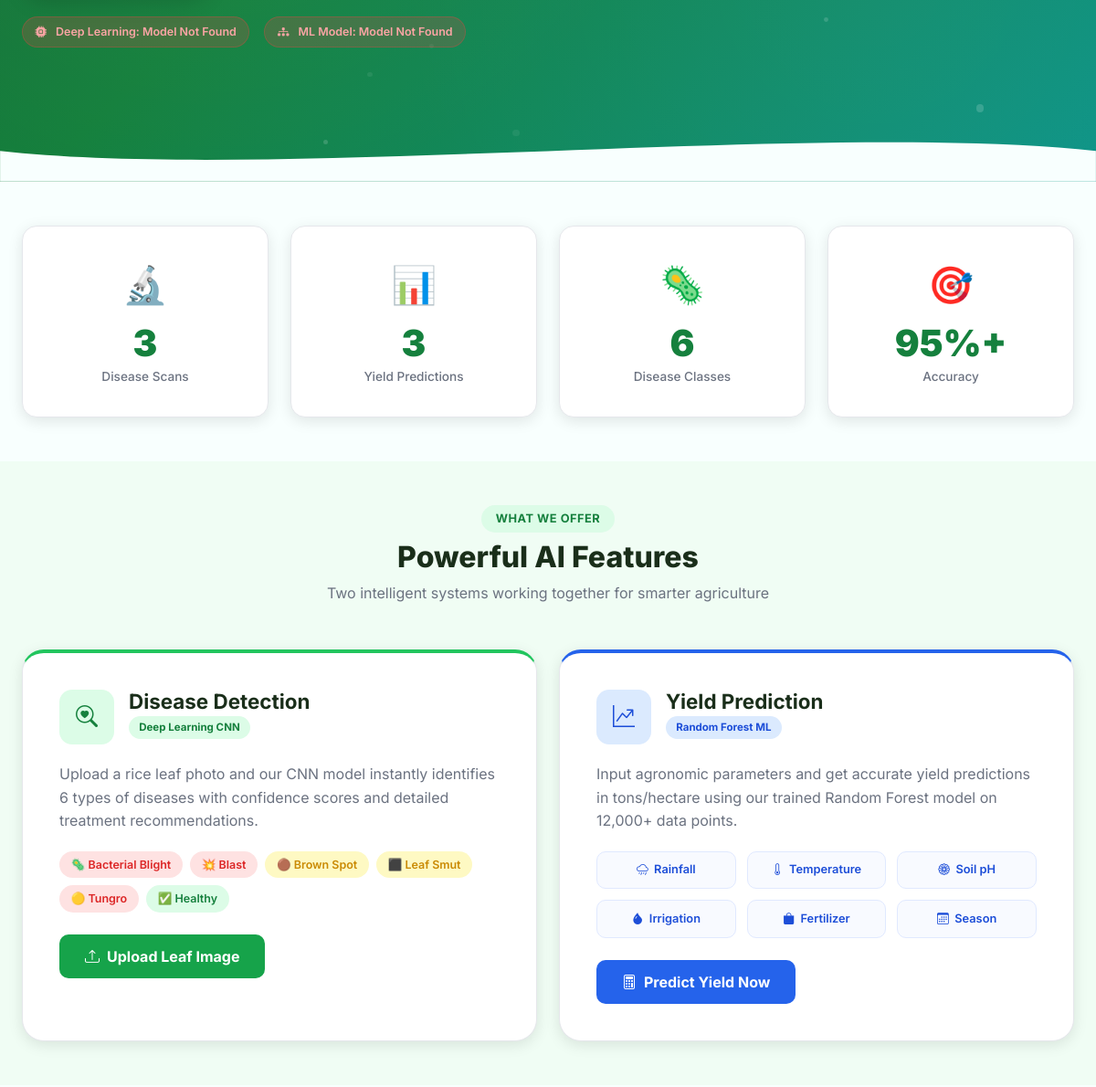
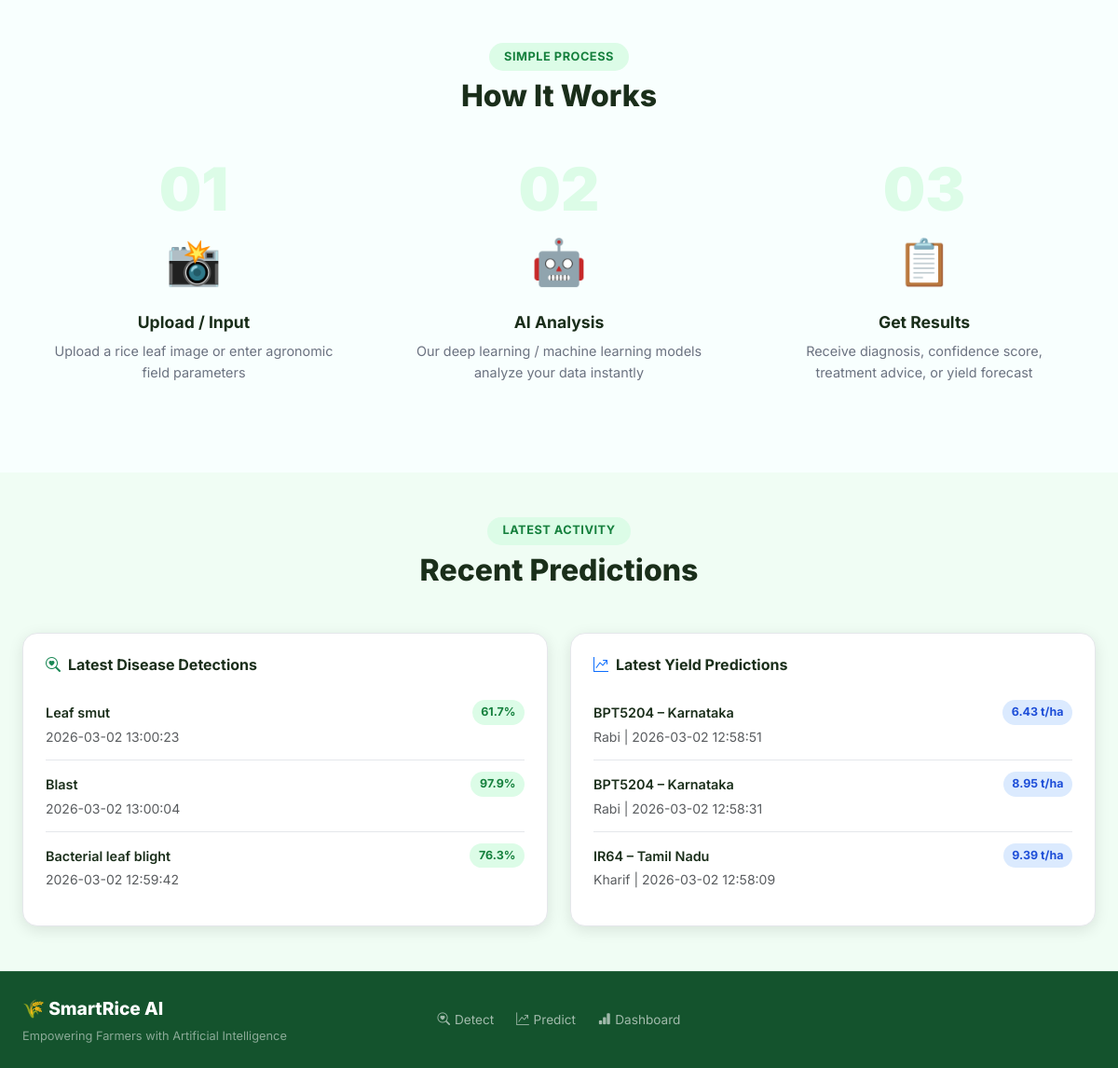
Before: / (lower part) with the older database file (2 pictures, top to bottom).
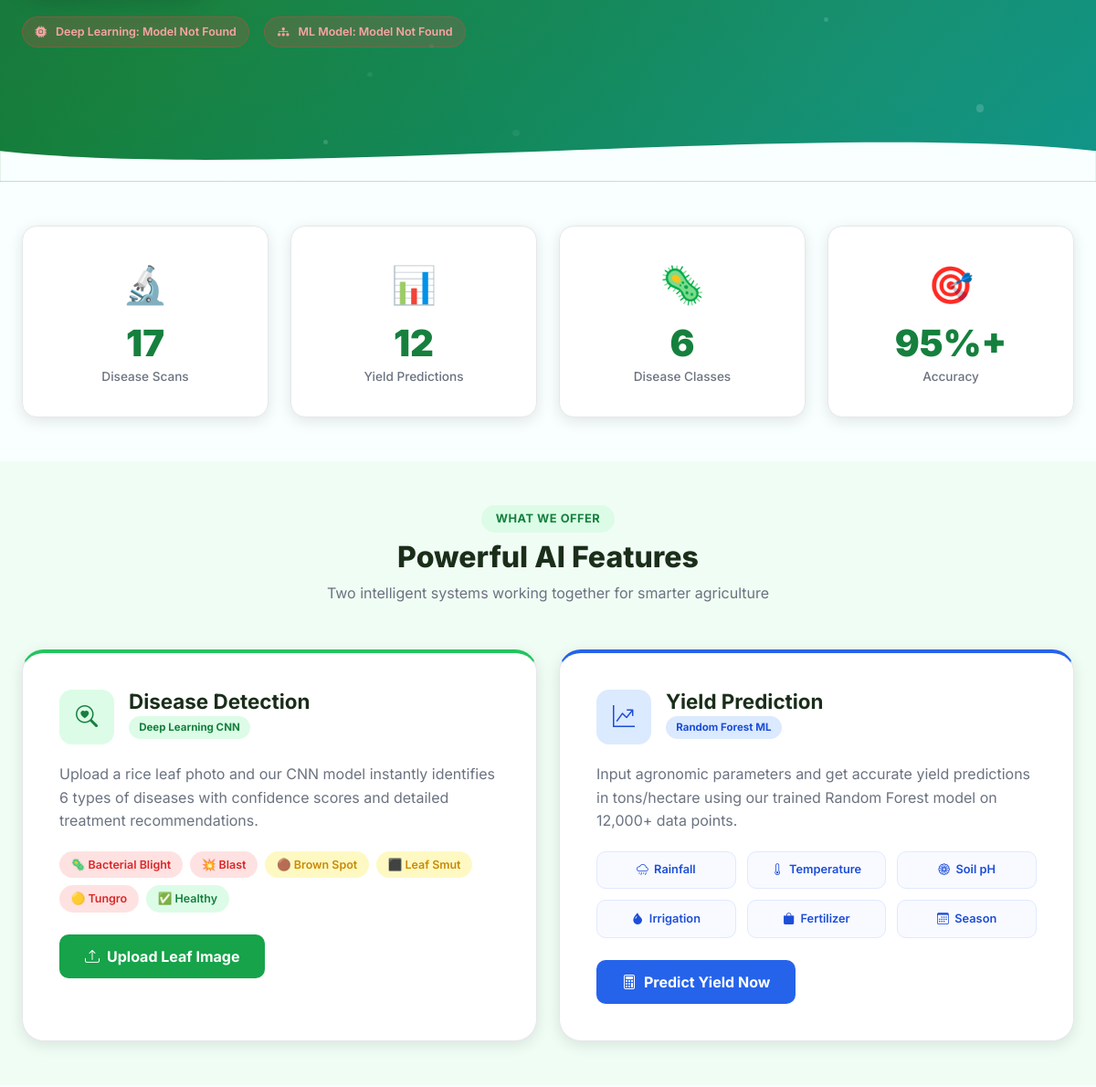
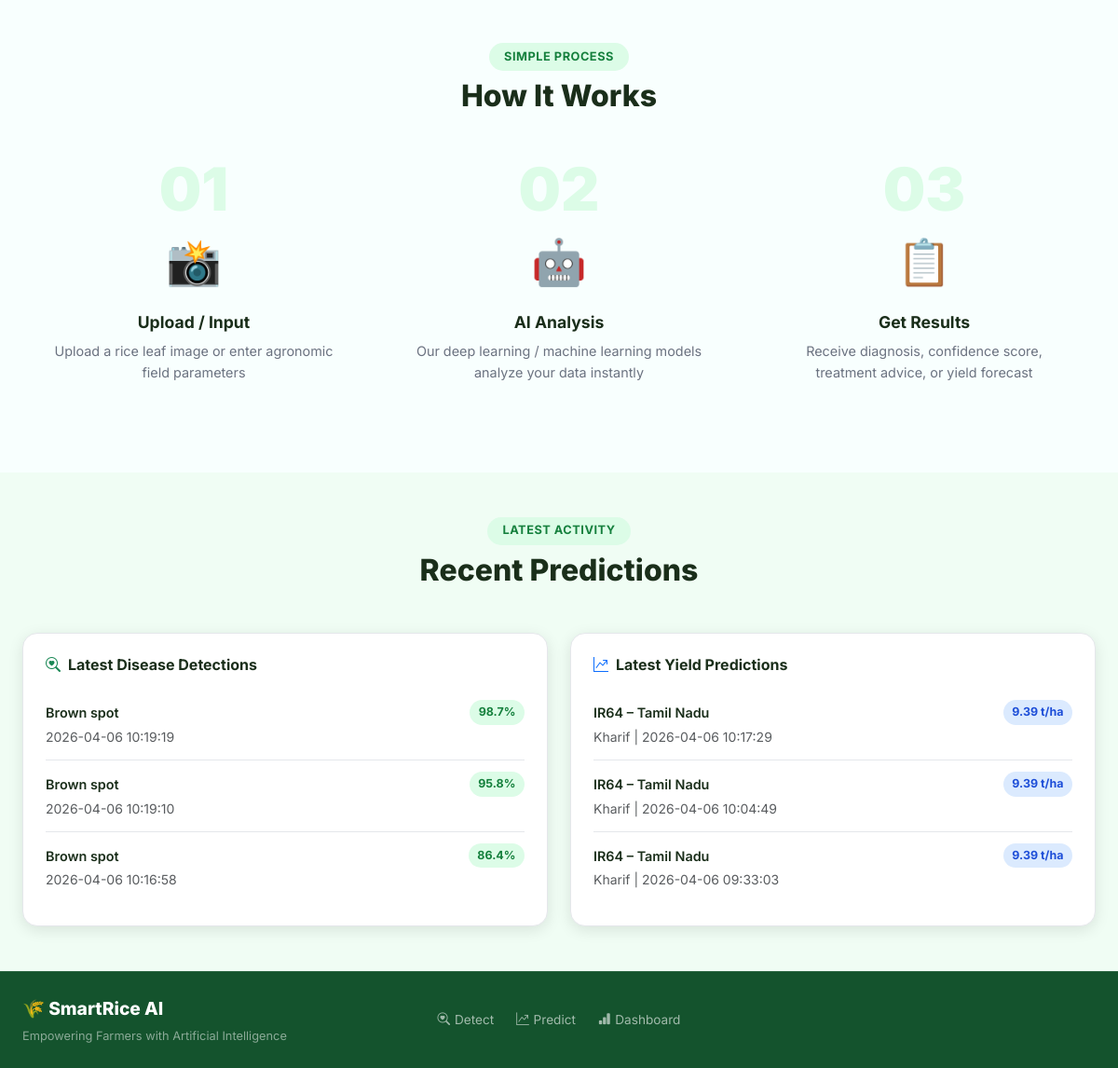
After: the same page with the newer database file (2 pictures, top to bottom).
### tables this page shows
CREATE TABLE disease_predictions (
            id INTEGER PRIMARY KEY AUTOINCREMENT,
            user_id INTEGER NOT NULL DEFAULT 1,
            image_name TEXT NOT NULL,
            predicted_class TEXT NOT NULL,
            confidence REAL NOT NULL,
            date_time TEXT NOT NULL
        );

CREATE TABLE yield_predictions (
            id INTEGER PRIMARY KEY AUTOINCREMENT,
            user_id INTEGER NOT NULL DEFAULT 1,
            rainfall_mm REAL, avg_temp_c REAL, min_temp_c REAL, max_temp_c REAL,
            soil_ph REAL, nitrogen_kg_ha REAL, phosphorus_kg_ha REAL,
            potassium_kg_ha REAL, fertilizer_kg_ha REAL,
            irrigation_type TEXT, season TEXT, rice_variety TEXT, region TEXT,
            predicted_yield REAL NOT NULL, date_time TEXT NOT NULL
        );

### app.py (the view)
@app.route("/")
def index():
    conn = get_db()
    dc = conn.execute("SELECT COUNT(*) FROM disease_predictions").fetchone()[0]
    yc = conn.execute("SELECT COUNT(*) FROM yield_predictions").fetchone()[0]
    rd = conn.execute("SELECT * FROM disease_predictions ORDER BY id DESC LIMIT 3").fetchall()
    ry = conn.execute("SELECT * FROM yield_predictions ORDER BY id DESC LIMIT 3").fetchall()
    conn.close()
    return render_template("index.html", disease_count=dc, yield_count=yc,
        recent_disease=rd, recent_yield=ry,
        dl_model_status=dl_model is not None, ml_model_status=yield_model is not None)

### app.py (called while the page is built)
def get_db():
    conn = sqlite3.connect("database.db")
    conn.row_factory = sqlite3.Row
    return conn

def get_current_user():
    if "user_id" not in session:
        return None
    conn = get_db()
    user = conn.execute("SELECT * FROM users WHERE id=?", (session["user_id"],)).fetchone()
    conn.close()
    return user

@app.context_processor
def inject_user():
    return {"current_user": get_current_user()}

### templates/index.html (shortened to what the changed rows need)
{% extends "base.html" %}
{% block content %}
<section class="stats-section py-5">
  <div class="container-fluid px-4">
    <div class="row g-4 justify-content-center">
      <div class="col-6 col-md-3">
        <div class="stat-card text-center animate-slide-up">
          <div class="stat-icon">🔬</div>
          <div class="stat-value counter" data-target="{{ disease_count }}">{{ disease_count }}</div>
          <div class="stat-label">Disease Scans</div>
        </div>
      </div>
      <div class="col-6 col-md-3">
        <div class="stat-card text-center animate-slide-up delay-1">
          <div class="stat-icon">📊</div>
          <div class="stat-value counter" data-target="{{ yield_count }}">{{ yield_count }}</div>
          <div class="stat-label">Yield Predictions</div>
        </div>
      </div>
    </div>
  </div>
</section>
<section class="features-section py-5 bg-light-green">
  <div class="container-fluid px-4">
    <div class="text-center mb-5">
      <h2 class="section-title mt-2">Powerful AI Features</h2>
    </div>
  </div>
</section>
<section class="how-section py-5">
  <div class="container-fluid px-4">
    <div class="text-center mb-5">
      <h2 class="section-title mt-2">How It Works</h2>
    </div>
  </div>
</section>
{% if recent_disease or recent_yield %}
<section class="recent-section py-5 bg-light-green">
  <div class="container-fluid px-4">
    <div class="text-center mb-5">
      <h2 class="section-title mt-2">Recent Predictions</h2>
    </div>
    <div class="row g-4">
      {% if recent_disease %}
      <div class="col-lg-6">
        <div class="recent-card">
          {% for r in recent_disease %}
          <div class="recent-item">
            <div class="d-flex justify-content-between align-items-center">
              <span class="recent-class">{{ r['predicted_class'] }}</span>
              <span class="confidence-badge">{{ "%.1f"|format(r['confidence']) }}%</span>
            </div>
            <small class="text-muted">{{ r['date_time'] }}</small>
          </div>
          {% endfor %}
        </div>
      </div>
      {% endif %}
      {% if recent_yield %}
      <div class="col-lg-6">
        <div class="recent-card">
          {% for r in recent_yield %}
          <div class="recent-item">
            <div class="d-flex justify-content-between align-items-center">
              <span class="recent-class">{{ r['rice_variety'] }} – {{ r['region'] }}</span>
              <span class="yield-badge">{{ r['predicted_yield'] }} t/ha</span>
            </div>
            <small class="text-muted">{{ r['season'] }} | {{ r['date_time'] }}</small>
          </div>
          {% endfor %}
        </div>
      </div>
      {% endif %}
    </div>
  </div>
</section>
{% endif %}
{% endblock %}

Changed rows visible on the page:
no longer on this page (row unchanged): disease_predictions: predicted_class "Leaf smut", confidence "61.7", date_time "2026-03-02 13:00:23"
no longer on this page (row unchanged): disease_predictions: predicted_class "Blast", confidence "97.9", date_time "2026-03-02 13:00:04"
no longer on this page (row unchanged): disease_predictions: predicted_class "Bacterial leaf blight", confidence "76.3", date_time "2026-03-02 12:59:42"
no longer on this page (row unchanged): yield_predictions: rice_variety "BPT5204", region "Karnataka", predicted_yield "6.43", season "Rabi", date_time "2026-03-02 12:58:51"
no longer on this page (row unchanged): yield_predictions: rice_variety "BPT5204", region "Karnataka", predicted_yield "8.95", season "Rabi", date_time "2026-03-02 12:58:31"
no longer on this page (row unchanged): yield_predictions: rice_variety "IR64", region "Tamil Nadu", predicted_yield "9.39", season "Kharif", date_time "2026-03-02 12:58:09"
added disease_predictions: predicted_class "Brown spot", confidence "98.7", date_time "2026-04-06 10:19:19"
added disease_predictions: predicted_class "Brown spot", confidence "95.8", date_time "2026-04-06 10:19:10"
added disease_predictions: predicted_class "Brown spot", confidence "86.4", date_time "2026-04-06 10:16:58"
added yield_predictions: rice_variety "IR64", region "Tamil Nadu", predicted_yield "9.39", season "Kharif", date_time "2026-04-06 10:17:29"
added yield_predictions: rice_variety "IR64", region "Tamil Nadu", predicted_yield "9.39", season "Kharif", date_time "2026-04-06 10:04:49"
added yield_predictions: rice_variety "IR64", region "Tamil Nadu", predicted_yield "9.39", season "Kharif", date_time "2026-04-06 09:33:03"
Other visible differences:
{{ disease_count }}: "3" → "17"
{{ yield_count }}: "3" → "12"
